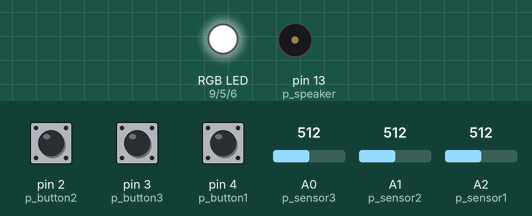
A sketch run on a simulated Arduino Uno, built with avr-gcc and run on an emulated ATmega328P. Parts: an RGB LED mixed from three pins (HIGH = lit), buzzer (waves = sounding). The test bench sets the inputs (shaded band); at power-on: pin 2 (p_button2) HIGH, pin 3 (p_button3) HIGH, pin 4 (p_button1) HIGH, A0 (p_sensor3) = 512, A1 (p_sensor2) = 512, A2 (p_sensor1) = 512.

Above: at 1.25 s.
1.3 s: pin 2 (p_button2) pulled LOW for 0.15 s
At 1.37 s:
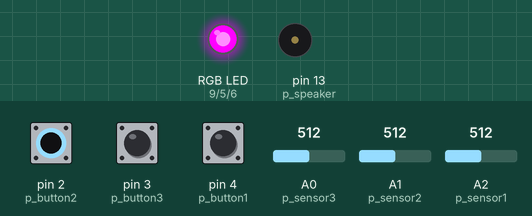
4.3 s: pin 3 (p_button3) pulled LOW for 0.15 s
At 4.33 s:
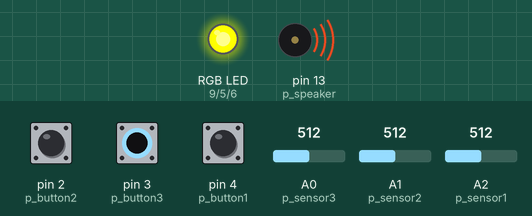
7.3 s: pin 4 (p_button1) pulled LOW for 0.15 s
At 7.37 s:
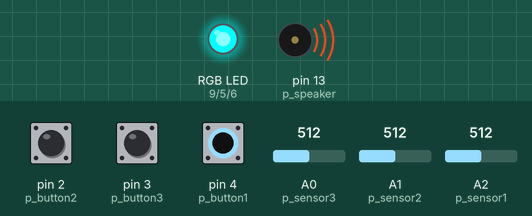
10.3 s: pin 4 (p_button1) pulled LOW for 3.2 s
At 10.41 s:
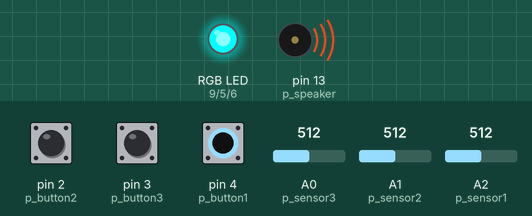
15.0 s: pin 2 (p_button2) pulled LOW for 3.2 s
At 15.13 s:
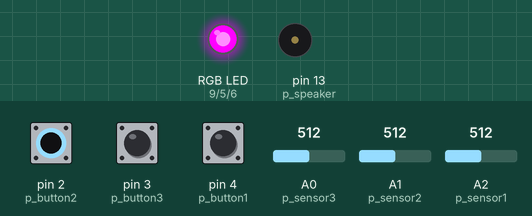
Timing chart, 0 to 20.7 s (numbered marks = the images above; inputs shaded):
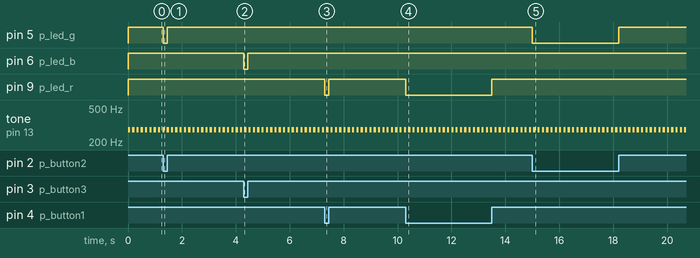

The sketch:

teramin_clean.ino
```cpp
const int p_button1 = 4;
const int p_button2 = 2;
const int p_button3 = 3;
const int p_led_r = 9;
const int p_led_g = 5;
const int p_led_b = 6;
const int p_sensor1 = A2;
const int p_sensor2 = A1;
const int p_sensor3 = A0;
const int p_speaker = 13;

const int notes[] = {261, 277, 293, 311, 329, 349, 369, 392, 415, 440, 466, 493};

int pitch = 0;
int duration = 0;
int interval = 0;

int red = 0;
int green = 0;
int blue = 0;

int maxLight1 = 0;
int minLight1 = 1023;
int maxLight2 = 0;
int minLight2 = 1023;
int maxLight3 = 0;
int minLight3 = 1023;

int sensor1 = -1;
int sensor2 = -1;
int sensor3 = -1;

boolean active1 = false;
boolean active2 = false;
boolean active3 = false;

boolean isThereLight = false;

double startTime = 0;
double startLight = 0;

void setup(){
  pinMode(p_button1, INPUT);
  pinMode(p_button2, INPUT);
  pinMode(p_button3, INPUT);
  pinMode(p_led_r, OUTPUT);
  pinMode(p_led_g, OUTPUT);
  pinMode(p_led_b, OUTPUT);
  pinMode(p_speaker, OUTPUT);
  Serial.begin(9600);
}

void loop(){

  if (sensor1 < 0){
    //shutdownRGB();
  }

  sensor1 = analogRead(p_sensor1);
  sensor2 = analogRead(p_sensor2);
  sensor3 = analogRead(p_sensor3);

  //find the min/max light
  if (sensor1 < minLight1) {minLight1=sensor1;}
  if (sensor1 > maxLight1) {maxLight1=sensor1;}
  if (sensor2 < minLight2) {minLight2=sensor2;}
  if (sensor2 > maxLight2) {maxLight2=sensor2;}
  if (sensor3 < minLight3) {minLight3=sensor3;}
  if (sensor3 > maxLight3) {maxLight3=sensor3;}

  active1 = (digitalRead(p_button1) == LOW);
  active2 = (digitalRead(p_button2) == LOW);
  active3 = (digitalRead(p_button3) == LOW);

  duration = map(sensor1, minLight1, maxLight1, 5, 10) * 20;
  pitch = map(sensor2, minLight2, maxLight2, 2, 12);
  interval = map(sensor3, minLight3, maxLight3, 5, 10) * 20;

  monitor();

/*
  if (random(1,3)==2) {
    red = map(random(0,255), 0, 255, 3, 5) * 64 - 1;
  }
  if (random(1,3)==2) {
    green = map(random(0,255), 0, 255, 3, 5) * 64 - 1;
  }
  if (random(1,6)==2) {
    blue = map(random(0,255), 0, 255, 3, 5) * 64 - 1;
  }
  lightRGB(red, green, blue);
  */

  lightIfNeeded(active1, p_led_r);
  lightIfNeeded(active2, p_led_g);
  lightIfNeeded(active3, p_led_b);

  if (millis()-startTime < duration){
    tone(p_speaker, notes[pitch]);
  }else if (millis()-startTime < duration + interval){
    noTone(p_speaker);
  }else{
    startTime = millis();
  }
//  if (active1 || active2 || active3){
//    tone(p_speaker, notes[pitch], duration);
//    delay(interval);
//  }
}

void lightIfNeeded(boolean active, int pin){
  if (active) {
    if (millis()-startLight > 600){
      //  int light = map(random(0,255), 0, 255, 2, 8) * 32 - 1;
//        analogWrite(pin, light);
        digitalWrite(pin, LOW);
        startLight = millis();
    }
  }else{
        digitalWrite(pin, HIGH);
    //analogWrite(pin, 255);
  }
}

void monitor(){

//  Serial.print("random: ");
//  Serial.print(random(1,100));

/*
  Serial.print("min/max 1: ");
  Serial.print(minLight1);
  Serial.print("/");
  Serial.print(maxLight1);
  Serial.print(" | min/max 2: ");
  Serial.print(minLight2);
  Serial.print("/");
  Serial.print(maxLight2);
  Serial.print(" | min/max 3: ");
  Serial.print(minLight3);
  Serial.print("/");
  Serial.print(maxLight3);
  Serial.print(" || ");

  Serial.print("sensor 1: ");
  Serial.print(sensor1);
  Serial.print(" | sensor 2: ");
  Serial.print(sensor2);
  Serial.print(" | sensor 3: ");
  Serial.print(sensor3);
  Serial.print(" || ");


  Serial.print("active 1: ");
  Serial.print(active1);
  Serial.print(" | active 2: ");
  Serial.print(active2);
  Serial.print(" | active 3: ");
  Serial.print(active3);
  Serial.print(" || ");


  Serial.print("red: ");
  Serial.print(red);
  Serial.print(" | green: ");
  Serial.print(green);
  Serial.print(" | blue: ");
  Serial.print(blue);
  Serial.print(" || ");

  Serial.print("pitch: ");
  Serial.print(pitch);
  Serial.print(" | duration: ");
  Serial.print(duration);
  Serial.print(" | interval: ");
  Serial.print(interval);
  Serial.println("");

*/
}

void shutdownRGB(){
  lightRGB(255,255,255);
  isThereLight = false;
}

void lightRGB(int R, int G, int B){
  analogWrite(p_led_r, R);
  analogWrite(p_led_g, G);
  analogWrite(p_led_b, B);
  isThereLight = true;
}
```

Measured:
- after the input at 1.3 s, pin 5 (p_led_g): HIGH → LOW at once, → HIGH 0.15 s later
- after the input at 4.3 s, pin 6 (p_led_b): HIGH → LOW at once, → HIGH 0.15 s later
- after the input at 7.3 s, pin 9 (p_led_r): HIGH → LOW at once, → HIGH 0.15 s later
- after the input at 10.3 s, pin 9 (p_led_r): HIGH → LOW at once, → HIGH 3.2 s later
- after the input at 15.0 s, pin 5 (p_led_g): HIGH → LOW at once, → HIGH 3.2 s later
- by itself, tone on pin 13 (p_speaker): alternates 277 Hz for 0.08 s and silent for 0.08 s
